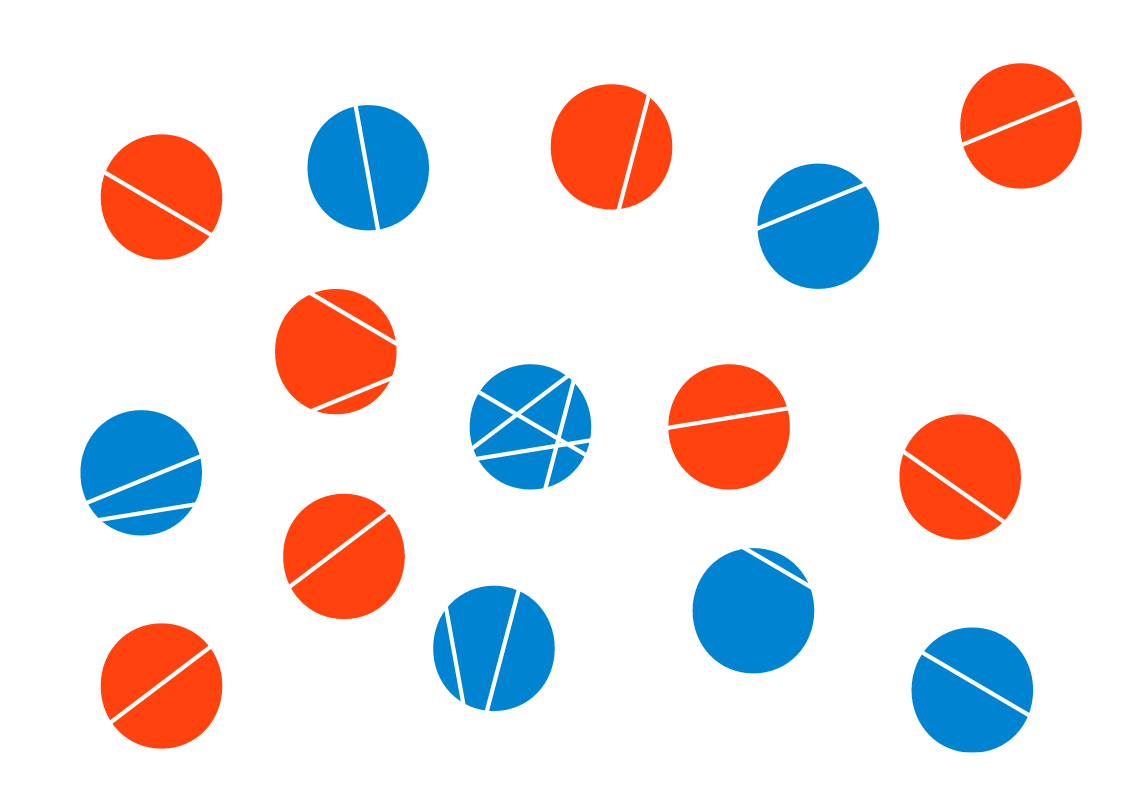
#> input picture kolos/circles.png, 1123 x 794 px
$ python kolka.py
#> lines starting #> are read from the running program, lines starting #| are printed output that depends on the picture; after the words box and inside, x2 and y2 are one past the last pixel; in counts of white or black regions, pixels touching at a corner belong together
import cv2
import numpy as np

def process_circles(image_path):
#> called with image_path = 'circles.png'
    img = cv2.imread(image_path)
#> img is the input picture: shape (794, 1123, 3); mean B, G, R 226, 224.6, 232.4
    blur_img = cv2.medianBlur(img, 11)

    # Konwersja do przestrzeni kolorów HSV
    hsv = cv2.cvtColor(blur_img, cv2.COLOR_BGR2HSV)
#> hsv: shape (794, 1123, 3); mean H, S, V 10.3, 49.3, 250.7

    # Zakresy kolorów dla czerwonego i niebieskiego
    red_lower1 = np.array([0, 100, 100])    # Pierwszy zakres czerwonego (odcienie dookoła 0)
    red_upper1 = np.array([10, 255, 255])
    red_lower2 = np.array([160, 100, 100])  # Drugi zakres czerwonego (odcienie dookoła 180)
    red_upper2 = np.array([179, 255, 255])
    blue_lower = np.array([100, 150, 50])   # Zakres niebieskiego
    blue_upper = np.array([140, 255, 255])

    # Maski dla kolorów
    red_mask1 = cv2.inRange(hsv, red_lower1, red_upper1)
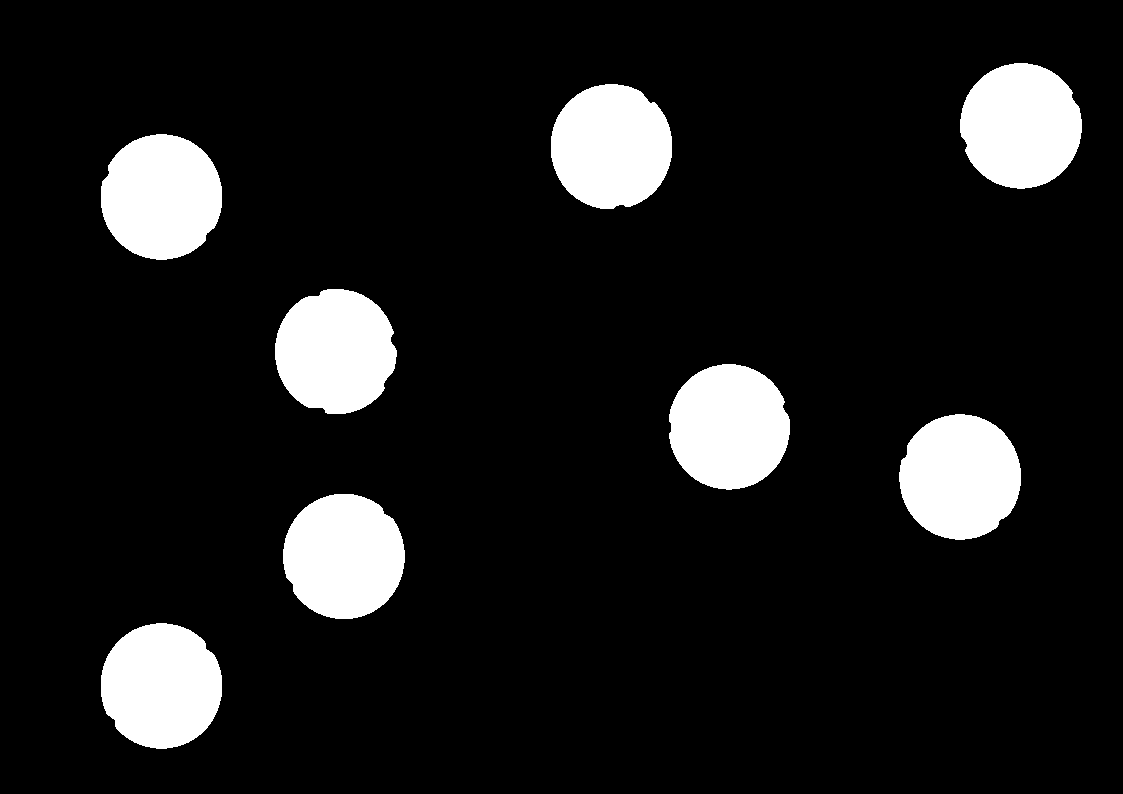
#> red_mask1: shape (794, 1123); 10.7% white; 8 white regions, largest, box (x1, y1, x2, y2) and area: (283, 494, 405, 619) 12007, (101, 134, 222, 260) 12003, (101, 623, 222, 749) 12003
    red_mask2 = cv2.inRange(hsv, red_lower2, red_upper2)
#> red_mask2: shape (794, 1123); every value is 0
    red_mask = cv2.bitwise_or(red_mask1, red_mask2)  # Łączymy dwa zakresy czerwonego
    blue_mask = cv2.inRange(hsv, blue_lower, blue_upper)
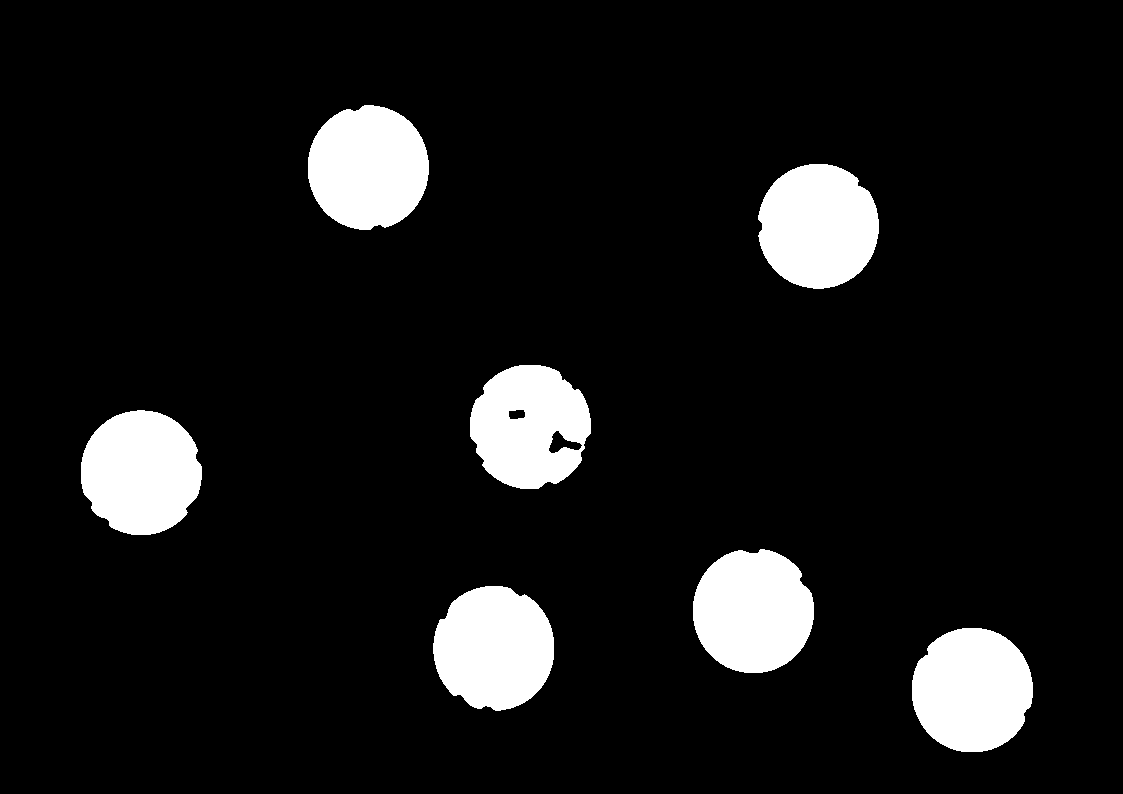
#> blue_mask: shape (794, 1123); 9.2% white; 7 white regions

    # Detekcja konturów dla czerwonych kółek
    red_contours, _ = cv2.findContours(red_mask, cv2.RETR_EXTERNAL, cv2.CHAIN_APPROX_SIMPLE)
#> red_contours = 8 contours; box (x1, y1, x2, y2) and area: (283, 494, 405, 619) 11830, (101, 134, 222, 260) 11826, (101, 623, 222, 749) 11825, (899, 414, 1021, 540) 11824, (960, 63, 1082, 189) 11812, (669, 364, 790, 490) 11812, (551, 84, 672, 209) 11805, (275, 289, 397, 414) 11691
    blue_contours, _ = cv2.findContours(blue_mask, cv2.RETR_EXTERNAL, cv2.CHAIN_APPROX_SIMPLE)
#> blue_contours = 7 contours; box (x1, y1, x2, y2) and area: (308, 105, 429, 230) 11720, (758, 164, 879, 289) 11718, (912, 628, 1033, 752) 11714, (693, 549, 814, 673) 11656, (81, 410, 202, 535) 11634, (433, 586, 554, 711) 11624, (470, 365, 591, 489) 11458

    # Liczba kółek
    red_count = 0
    blue_count = 0

    # Procesowanie konturów czerwonych
    for contour in red_contours:
        if cv2.contourArea(contour) > 50:  # Filtrujemy małe szumy
            (x, y), radius = cv2.minEnclosingCircle(contour)
            center = (int(x), int(y))
            radius = int(radius)
            if radius > 5:  # Upewniamy się, że to kółko
                red_count += 1
                # Rysujemy niebieską obwódkę wokół czerwonego kółka
                cv2.circle(img, center, radius, (255, 0, 0), 3)  # Niebieska obwódka
#> this loop made 8 passes
#> (x, y, center) on passes 1 to 8: (161, 685.5, (161, 685)), (343.5, 555.9, (343, 555)), (959.6, 476.5, (959, 476)), (728.5, 426.4, (728, 426)), (335.8, 351, (335, 351)), (161, 196.5, (161, 196)), (611, 146.3, (611, 146)), (1020.5, 125.4, (1020, 125))
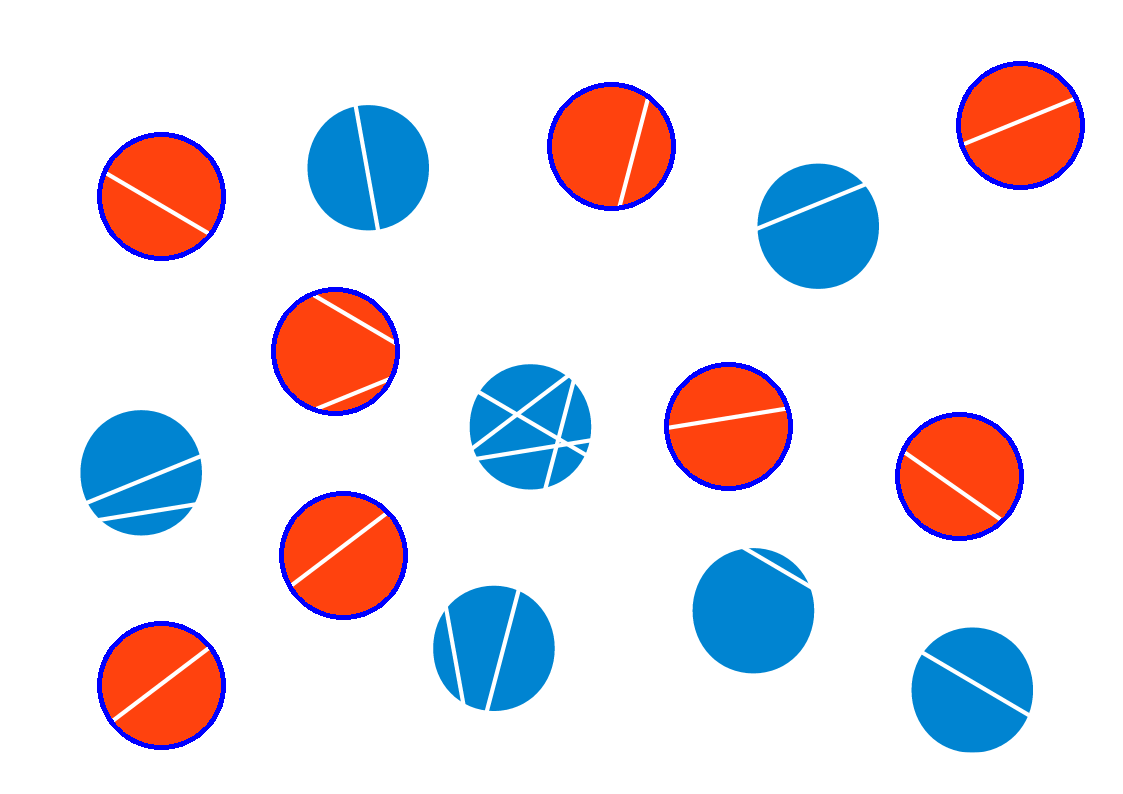
#> img: shape (794, 1123, 3); 1.74% of pixels changed, all inside (x1, y1, x2, y2) = (97, 61, 1085, 750)
#> after the loop, red_count = 8

    # Procesowanie konturów niebieskich
    for contour in blue_contours:
        if cv2.contourArea(contour) > 50:  # Filtrujemy małe szumy
            (x, y), radius = cv2.minEnclosingCircle(contour)
            center = (int(x), int(y))
            radius = int(radius)
            if radius > 5:  # Upewniamy się, że to kółko
                blue_count += 1
                # Rysujemy czerwoną obwódkę wokół niebieskiego kółka
                cv2.circle(img, center, radius, (0, 0, 255), 3)  # Czerwona obwódka
#> this loop made 7 passes
#> (x, y, center) on passes 1 to 7: (971.8, 689.6, (971, 689)), (493.5, 647.9, (493, 647)), (752.9, 610.3, (752, 610)), (140.8, 472.3, (140, 472)), (529.8, 426.4, (529, 426)), (818, 225.8, (817, 225)), (367.5, 167.2, (367, 167))
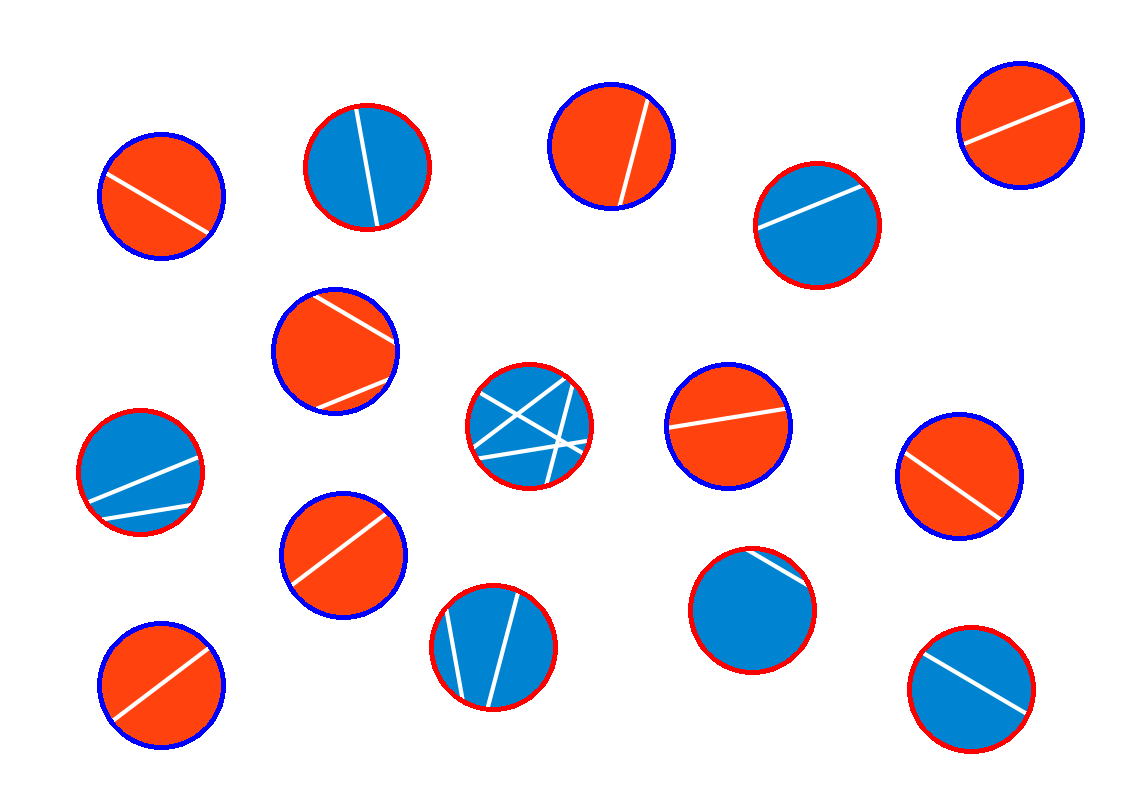
#> img: shape (794, 1123, 3); 1.52% of pixels changed, all inside (x1, y1, x2, y2) = (76, 103, 1036, 754)
#> after the loop, blue_count = 7

    # Wypisanie wyników
    print(f"Liczba czerwonych kółek: {red_count}")
#| Liczba czerwonych kółek: 8
    print(f"Liczba niebieskich kółek: {blue_count}")
#| Liczba niebieskich kółek: 7

    # Wyświetlenie obrazu
    cv2.imshow("Processed Image", img)
    cv2.waitKey(0)
    cv2.destroyAllWindows()

# Przykład użycia
# Podaj ścieżkę do obrazu
process_circles("circles.png")
